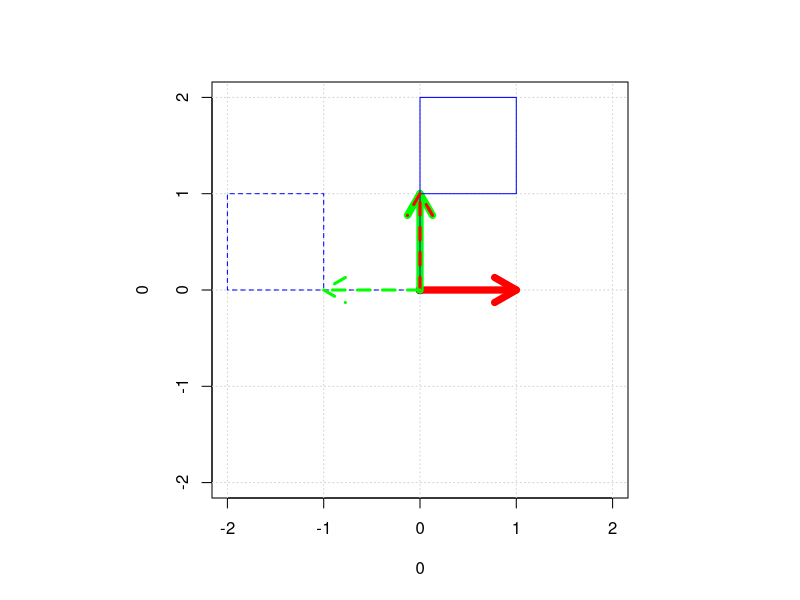

Write R code to recreate this figure.

#----------------------------------------
# minilab 10a
# Visualisation of Matrix Transformations
#----------------------------------------

# Idea: We use a matrix to represent a transformation
#       (see lectures from Week 10)

# Recall: cbind is bind into columns
#         rbind is bind into rows

a = cbind(c(1,0))
b = cbind(c(0,1))

flag = rbind(c(0, 0, 1, 1, 0),
             c(0, 2, 2, 1, 1))
# This flag is just 5 points:
#   (0,0), (0,2), (1,2), (1,1), (0,1)
# that will be plotted with line segments
# joining consecutive points.

# Setup square plotting region (old-school R)
# and set the axis limits
par(pty="s")
plot(0,0,xlim=c(-2,2),ylim=c(-2,2))
grid()

# Draw red/green vectors and blue flag
arrows(0,0,a[1],a[2],col='red',lwd=7)
arrows(0,0,b[1],b[2],col='green',lwd=7)
lines(flag[1,],flag[2,],col='blue')


#####
# Select which example matrix to use
example = 1
#####

if (example==1) {
  # Example 1.  Rotate 90 degrees anticlockwise
  M = cbind(c(0,1),c(-1,0))
} else if (example==2) {
  # Example 2.  Reflection in y-axis
  M = cbind(c(-1,0),c(0,1))
} else if (example==3) {
  # Example 3.  Rotation 180 degrees
  M = cbind(c(-1,0),c(0,-1))
} else if (example==4) {
  # Example 4.  Reflection in x-axis
  M = cbind(c(1,0),c(0,-1))
} else if (example==5) {
  # Example 5.  Rotation 270 degrees anticlockwise
  M = cbind(c(0,-1),c(1,0))
} else if (example==6) {
  # Example 6.  Reflection in mirror line y=x
  M = cbind(c(0,1),c(1,0))
} else if (example==7) {
  # Example 7.  Rotate anticlockwise by degrees
  #
  # -- try some different angles (in degrees)
  #
  degrees = 135
  theta = (degrees/360)*(2*pi)
  M = cbind(c( cos(theta), sin(theta)),
            c(-sin(theta), cos(theta)))
} else if (example==8) {
  # Example 8.  Reflect in mirror line
  #
  # -- try some different angles (in degrees)
  #
  degrees = 135  # angle of mirror line
  theta = 2*(degrees/360)*(2*pi)
  M = cbind(c( cos(theta), sin(theta)),
            c( sin(theta),-cos(theta)))
} else if (example==9) {
  # Exercise
  # Scaling matrix (diagonal matrix)
  #
  # ... put your code here ...
  #
} else if (example==10) {
  # Exercise
  # Shear matrix (upper or lower triangular matrix)
  #
  # ... put your code here ...
  #
}

# Display the matrix chosen
M

# Transform the vectors and flag
newa = M %*% a
newb = M %*% b
newflag = M %*% flag

# Draw red/green transformed vectors and transformed blue flag
# as dashed (linetype: lty=2) arrows/lines
# [http://www.sthda.com/english/wiki/line-types-in-r-lty]

lines(newflag[1,],newflag[2,],col='blue',lty=2)
arrows(0,0,newa[1],newa[2],col='red',lwd=3,lty=2)
arrows(0,0,newb[1],newb[2],col='green',lwd=3,lty=2)

# -- the end --
